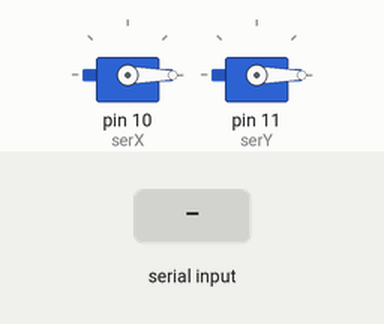
Simulated run of this sketch. Board: Arduino Uno, built with avr-gcc and run on an emulated ATmega328P. On the bench: 2 × servo. The inputs (shaded band) are chosen by the test bench.

Above: at 1.2 s.
1.3 s: "90,45\n" received over Serial
At 1.9 s:
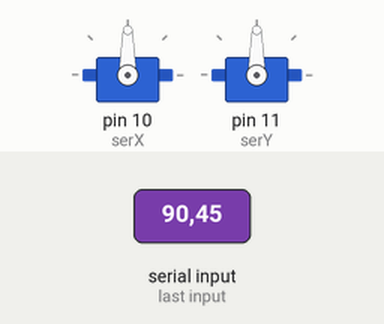
2.8 s: "30,150\n" received over Serial
At 4.0 s:
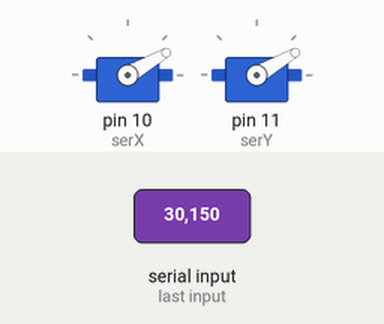
4.3 s: "200\n" received over Serial
At 5.2 s:
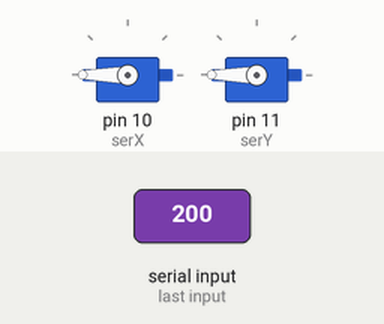
5.8 s: "Y" received over Serial
At 6.2 s:
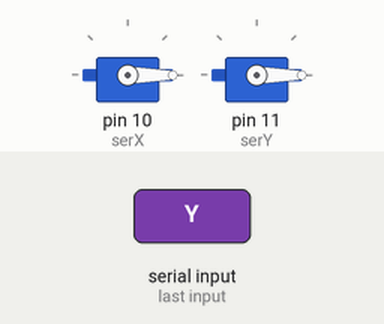
7.3 s: "90\n" received over Serial
At 8.7 s:
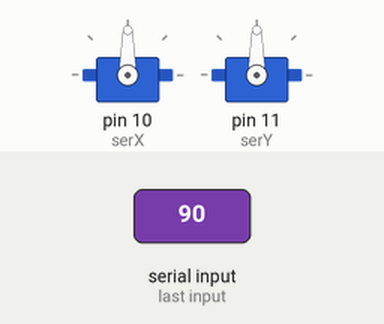
Timing chart, 0 to 9.8 s (numbered marks = the images above; inputs shaded):
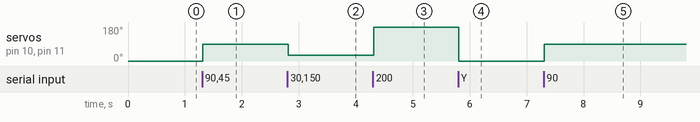

The sketch:

laserInterpreter.ino
```cpp
#include<Servo.h>

Servo serX;
Servo serY;

String tempModify;

void setup() {

  serX.attach(10);
  serY.attach(11);
  Serial.begin(9600);
  Serial.setTimeout(10);
  serX.write(0);
  serY.write(0);
}

void loop() {
  //lol
}

void serialEvent() {
tempModify = Serial.readString();

serX.write(parseDataX(tempModify));
serY.write(parseDataY(tempModify));

}

int parseDataX(String data){
  data.remove(data.indexOf("Y"));
  data.remove(data.indexOf("X"), 1);

  return data.toInt();
}

int parseDataY(String data){
  data.remove(0,data.indexOf("Y")+1);

  return data.toInt();

}
```

Measured:
- after the input at 1.3 s, servo on pin 10 (serX), servo on pin 11 (serY): 0° → 90° at once
- after the input at 2.8 s, servo on pin 10 (serX), servo on pin 11 (serY): 90° → 30° at once
- after the input at 4.3 s, servo on pin 10 (serX), servo on pin 11 (serY): 30° → 180° at once
- after the input at 5.8 s, servo on pin 10 (serX), servo on pin 11 (serY): 180° → 0° at once
- after the input at 7.3 s, servo on pin 10 (serX), servo on pin 11 (serY): 0° → 90° at once
